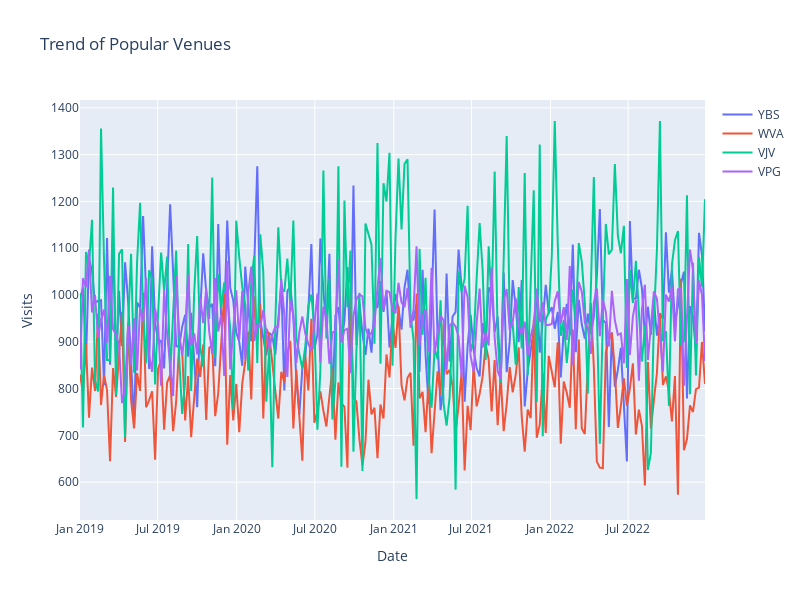

The notebook cell saved with this chart:
### Code cell
import plotly.graph_objects as go

# Assume `categories_selected` is a list of selected venues
selected_venues = categories_selected[0]

# Initialize the figure
fig = go.Figure()

# Add traces for each selected venue
for venue in selected_venues:
    fig.add_trace(go.Scatter(x=visit_data.index, y=visit_data[venue], mode='lines', name=venue))

# Update layout settings
fig.update_layout(
    title='Trend of Popular Venues',
    xaxis_title='Date',
    yaxis_title='Visits',
    autosize=False,
    width=800,
    height=600,
)

# Display the plot
fig.show()

### Figure 1 — Plotly figure (JSON) as saved in the notebook; plotly's stock layout.template omitted (floating-point values rounded to 4 significant figures; data arrays with more than 128 entries replaced by an {"elided": "..."} marker saying what was removed)
{"data": [{"mode": "lines", "name": "YBS", "type": "scatter", "x": {"elided": "209 str values"}, "y": {"elided": "209 int values"}}, {"mode": "lines", "name": "WVA", "type": "scatter", "x": {"elided": "209 str values"}, "y": {"elided": "209 int values"}}, {"mode": "lines", "name": "VJV", "type": "scatter", "x": {"elided": "209 str values"}, "y": {"elided": "209 int values"}}, {"mode": "lines", "name": "VPG", "type": "scatter", "x": {"elided": "209 str values"}, "y": {"elided": "209 int values"}}], "layout": {"autosize": false, "height": 600, "title": {"text": "Trend of Popular Venues"}, "width": 800, "xaxis": {"title": {"text": "Date"}}, "yaxis": {"title": {"text": "Visits"}}}}
